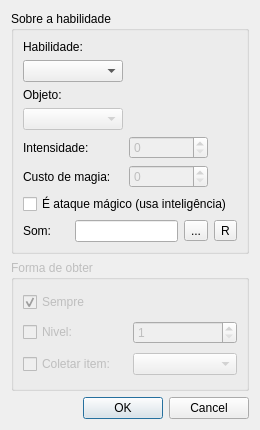
<?xml version="1.0" encoding="UTF-8"?>
<ui version="4.0">
 <class>ConfigsObjNewSkillDialog</class>
 <widget class="QDialog" name="ConfigsObjNewSkillDialog">
  <property name="geometry">
   <rect>
    <x>0</x>
    <y>0</y>
    <width>260</width>
    <height>430</height>
   </rect>
  </property>
  <property name="windowTitle">
   <string>Dialog</string>
  </property>
  <layout class="QGridLayout" name="gridLayout_3">
   <item row="0" column="0">
    <widget class="QGroupBox" name="groupBox">
     <property name="title">
      <string>Sobre a habilidade</string>
     </property>
     <layout class="QGridLayout" name="gridLayout">
      <item row="0" column="0" colspan="2">
       <widget class="QLabel" name="label">
        <property name="text">
         <string>Habilidade:</string>
        </property>
       </widget>
      </item>
      <item row="1" column="0" colspan="2">
       <widget class="QComboBox" name="comboBoxSkill"/>
      </item>
      <item row="2" column="0" colspan="2">
       <widget class="QLabel" name="label_2">
        <property name="text">
         <string>Objeto:</string>
        </property>
       </widget>
      </item>
      <item row="3" column="0" colspan="2">
       <widget class="QComboBox" name="comboBoxSkillObject">
        <property name="enabled">
         <bool>false</bool>
        </property>
       </widget>
      </item>
      <item row="4" column="0" colspan="2">
       <widget class="QLabel" name="label_3">
        <property name="text">
         <string>Intensidade:</string>
        </property>
       </widget>
      </item>
      <item row="4" column="2" colspan="2">
       <widget class="QSpinBox" name="spinBoxIntensity">
        <property name="enabled">
         <bool>false</bool>
        </property>
       </widget>
      </item>
      <item row="5" column="0" colspan="2">
       <widget class="QLabel" name="label_4">
        <property name="text">
         <string>Custo de magia:</string>
        </property>
       </widget>
      </item>
      <item row="5" column="2" colspan="2">
       <widget class="QSpinBox" name="spinBoxMagicCost">
        <property name="enabled">
         <bool>false</bool>
        </property>
       </widget>
      </item>
      <item row="6" column="0" colspan="5">
       <widget class="QCheckBox" name="checkBoxMagicAttack">
        <property name="text">
         <string>É ataque mágico (usa inteligência)</string>
        </property>
       </widget>
      </item>
      <item row="7" column="0">
       <widget class="QLabel" name="label_5">
        <property name="text">
         <string>Som:</string>
        </property>
       </widget>
      </item>
      <item row="7" column="1" colspan="2">
       <widget class="QLineEdit" name="lineEditSound">
        <property name="readOnly">
         <bool>true</bool>
        </property>
       </widget>
      </item>
      <item row="7" column="3">
       <widget class="QToolButton" name="toolButtonSound">
        <property name="text">
         <string>...</string>
        </property>
       </widget>
      </item>
      <item row="7" column="4">
       <widget class="QToolButton" name="toolButtonRemoveSound">
        <property name="text">
         <string>R</string>
        </property>
       </widget>
      </item>
     </layout>
    </widget>
   </item>
   <item row="1" column="0">
    <widget class="QGroupBox" name="groupBoxObtain">
     <property name="enabled">
      <bool>false</bool>
     </property>
     <property name="title">
      <string>Forma de obter</string>
     </property>
     <layout class="QGridLayout" name="gridLayout_2">
      <item row="0" column="0">
       <widget class="QCheckBox" name="checkBoxAlways">
        <property name="text">
         <string>Sempre</string>
        </property>
        <property name="checked">
         <bool>true</bool>
        </property>
       </widget>
      </item>
      <item row="1" column="0">
       <widget class="QCheckBox" name="checkBoxLevel">
        <property name="text">
         <string>Nivel:</string>
        </property>
       </widget>
      </item>
      <item row="1" column="1">
       <widget class="QSpinBox" name="spinBoxLevel">
        <property name="enabled">
         <bool>false</bool>
        </property>
        <property name="minimum">
         <number>1</number>
        </property>
       </widget>
      </item>
      <item row="2" column="0">
       <widget class="QCheckBox" name="checkBoxGetItem">
        <property name="text">
         <string>Coletar item:</string>
        </property>
       </widget>
      </item>
      <item row="2" column="1">
       <widget class="QComboBox" name="comboBoxProviderObject">
        <property name="enabled">
         <bool>false</bool>
        </property>
       </widget>
      </item>
     </layout>
    </widget>
   </item>
   <item row="2" column="0">
    <widget class="QDialogButtonBox" name="buttonBox">
     <property name="standardButtons">
      <set>QDialogButtonBox::Cancel|QDialogButtonBox::Ok</set>
     </property>
    </widget>
   </item>
  </layout>
 </widget>
 <resources/>
 <connections/>
</ui>
